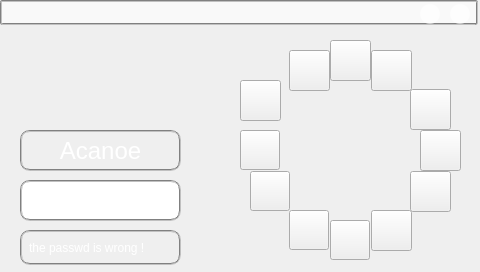
<?xml version="1.0" encoding="UTF-8"?>
<ui version="4.0">
 <class>MainWindow</class>
 <widget class="QMainWindow" name="MainWindow">
  <property name="geometry">
   <rect>
    <x>0</x>
    <y>0</y>
    <width>480</width>
    <height>272</height>
   </rect>
  </property>
  <property name="windowTitle">
   <string>MainWindow</string>
  </property>
  <widget class="QWidget" name="centralWidget">
   <widget class="QStackedWidget" name="stackedWidget">
    <property name="geometry">
     <rect>
      <x>0</x>
      <y>0</y>
      <width>479</width>
      <height>272</height>
     </rect>
    </property>
    <property name="styleSheet">
     <string notr="true"/>
    </property>
    <property name="currentIndex">
     <number>2</number>
    </property>
    <widget class="QWidget" name="welcome">
     <property name="styleSheet">
      <string notr="true">background-image: url(:/home/image/ubuntu_wellcome.png);</string>
     </property>
    </widget>
    <widget class="QWidget" name="ready_to_send">
     <property name="styleSheet">
      <string notr="true">background-image: url(:/home/image/desk_top.png);</string>
     </property>
     <widget class="QLabel" name="label_2">
      <property name="geometry">
       <rect>
        <x>30</x>
        <y>30</y>
        <width>371</width>
        <height>51</height>
       </rect>
      </property>
      <property name="styleSheet">
       <string notr="true">background-image: url(:/home/image/no.png);
border:2px groove gray;border-radius:10px;padding:2px 4px;color: white;</string>
      </property>
      <property name="text">
       <string>蓝牙已打开，正在搜索蓝牙设备。。。。。。</string>
      </property>
     </widget>
     <widget class="QTableWidget" name="blue_list">
      <property name="geometry">
       <rect>
        <x>20</x>
        <y>90</y>
        <width>451</width>
        <height>111</height>
       </rect>
      </property>
      <property name="styleSheet">
       <string notr="true">background-image: url(:/home/image/no.png);</string>
      </property>
      <row>
       <property name="text">
        <string>1</string>
       </property>
      </row>
      <row>
       <property name="text">
        <string>2</string>
       </property>
      </row>
      <row>
       <property name="text">
        <string>3</string>
       </property>
      </row>
      <row>
       <property name="text">
        <string>4</string>
       </property>
      </row>
      <row>
       <property name="text">
        <string>5</string>
       </property>
      </row>
      <row>
       <property name="text">
        <string>6</string>
       </property>
      </row>
      <row>
       <property name="text">
        <string>7</string>
       </property>
      </row>
     </widget>
     <widget class="QPushButton" name="send_ok">
      <property name="geometry">
       <rect>
        <x>150</x>
        <y>220</y>
        <width>71</width>
        <height>21</height>
       </rect>
      </property>
      <property name="styleSheet">
       <string notr="true">background-image: url(:/home/image/no.png);
border:2px groove gray;border-radius:10px;padding:2px 4px;color: white;</string>
      </property>
      <property name="text">
       <string>发送</string>
      </property>
      <property name="flat">
       <bool>true</bool>
      </property>
     </widget>
     <widget class="QPushButton" name="send_cancel">
      <property name="geometry">
       <rect>
        <x>260</x>
        <y>220</y>
        <width>71</width>
        <height>21</height>
       </rect>
      </property>
      <property name="styleSheet">
       <string notr="true">background-image: url(:/home/image/no.png);
border:2px groove gray;border-radius:10px;padding:2px 4px;color: white;</string>
      </property>
      <property name="text">
       <string>取消</string>
      </property>
      <property name="flat">
       <bool>true</bool>
      </property>
     </widget>
    </widget>
    <widget class="QWidget" name="login">
     <property name="styleSheet">
      <string notr="true">background-image: url(:/home/image/ubuntu_login.png);</string>
     </property>
     <widget class="QPushButton" name="User">
      <property name="geometry">
       <rect>
        <x>20</x>
        <y>130</y>
        <width>161</width>
        <height>41</height>
       </rect>
      </property>
      <property name="font">
       <font>
        <pointsize>18</pointsize>
       </font>
      </property>
      <property name="styleSheet">
       <string notr="true">background-image: url(:/home/image/no.png);
border:2px groove gray;border-radius:10px;padding:2px 4px;color: white;</string>
      </property>
      <property name="text">
       <string>Acanoe</string>
      </property>
      <property name="flat">
       <bool>true</bool>
      </property>
     </widget>
     <widget class="QLineEdit" name="KeyEdit">
      <property name="geometry">
       <rect>
        <x>20</x>
        <y>180</y>
        <width>161</width>
        <height>41</height>
       </rect>
      </property>
      <property name="font">
       <font>
        <pointsize>12</pointsize>
       </font>
      </property>
      <property name="styleSheet">
       <string notr="true">background-image: url(:/home/image/empty.png);
border:2px groove gray;border-radius:10px;padding:2px 4px;color: white;</string>
      </property>
      <property name="text">
       <string/>
      </property>
      <property name="echoMode">
       <enum>QLineEdit::Password</enum>
      </property>
     </widget>
     <widget class="QPushButton" name="pushButton">
      <property name="geometry">
       <rect>
        <x>180</x>
        <y>180</y>
        <width>40</width>
        <height>40</height>
       </rect>
      </property>
      <property name="styleSheet">
       <string notr="true">background-image: url(:/home/image/login.png);</string>
      </property>
      <property name="text">
       <string/>
      </property>
      <property name="flat">
       <bool>true</bool>
      </property>
     </widget>
     <widget class="QWidget" name="widget_2" native="true">
      <property name="geometry">
       <rect>
        <x>230</x>
        <y>40</y>
        <width>231</width>
        <height>221</height>
       </rect>
      </property>
      <property name="styleSheet">
       <string notr="true">background-image: url(:/home/no.png);</string>
      </property>
      <widget class="QPushButton" name="pushButton_2">
       <property name="geometry">
        <rect>
         <x>141</x>
         <y>10</y>
         <width>41</width>
         <height>41</height>
        </rect>
       </property>
       <property name="font">
        <font>
         <pointsize>12</pointsize>
         <weight>75</weight>
         <bold>true</bold>
        </font>
       </property>
       <property name="styleSheet">
        <string notr="true">background-image: url(:/home/image/4.png);
hover{background-color:blue;}
pressed{background:qlineargradient(x1:0,y1:0.5,x2:1,y2:0.5,stop:0 blue,stop:0.5 cyan stop: 1 darkcyan)}</string>
       </property>
       <property name="text">
        <string/>
       </property>
      </widget>
      <widget class="QPushButton" name="pushButton_3">
       <property name="geometry">
        <rect>
         <x>180</x>
         <y>49</y>
         <width>41</width>
         <height>41</height>
        </rect>
       </property>
       <property name="font">
        <font>
         <pointsize>12</pointsize>
         <weight>75</weight>
         <bold>true</bold>
        </font>
       </property>
       <property name="styleSheet">
        <string notr="true">background-image: url(:/home/image/5.png);
hover{background-color:blue;}
pressed{background:qlineargradient(x1:0,y1:0.5,x2:1,y2:0.5,stop:0 blue,stop:0.5 cyan stop: 1 darkcyan)}</string>
       </property>
       <property name="text">
        <string/>
       </property>
      </widget>
      <widget class="QPushButton" name="pushButton_4">
       <property name="geometry">
        <rect>
         <x>59</x>
         <y>10</y>
         <width>41</width>
         <height>41</height>
        </rect>
       </property>
       <property name="font">
        <font>
         <pointsize>12</pointsize>
         <weight>75</weight>
         <bold>true</bold>
        </font>
       </property>
       <property name="styleSheet">
        <string notr="true">background-image: url(:/home/image/2.png);
hover{background-color:blue;}
pressed{background:qlineargradient(x1:0,y1:0.5,x2:1,y2:0.5,stop:0 blue,stop:0.5 cyan stop: 1 darkcyan)}</string>
       </property>
       <property name="text">
        <string/>
       </property>
      </widget>
      <widget class="QPushButton" name="pushButton_5">
       <property name="geometry">
        <rect>
         <x>100</x>
         <y>0</y>
         <width>41</width>
         <height>41</height>
        </rect>
       </property>
       <property name="font">
        <font>
         <pointsize>12</pointsize>
         <weight>75</weight>
         <bold>true</bold>
        </font>
       </property>
       <property name="styleSheet">
        <string notr="true">background-image: url(:/home/image/3.png);
hover{background-color:blue;}
pressed{background:qlineargradient(x1:0,y1:0.5,x2:1,y2:0.5,stop:0 blue,stop:0.5 cyan stop: 1 darkcyan)}</string>
       </property>
       <property name="text">
        <string/>
       </property>
      </widget>
      <widget class="QPushButton" name="pushButton_6">
       <property name="geometry">
        <rect>
         <x>190</x>
         <y>90</y>
         <width>41</width>
         <height>41</height>
        </rect>
       </property>
       <property name="font">
        <font>
         <pointsize>12</pointsize>
         <weight>75</weight>
         <bold>true</bold>
        </font>
       </property>
       <property name="styleSheet">
        <string notr="true">background-image: url(:/home/image/6.png);
hover{background-color:blue;}
pressed{background:qlineargradient(x1:0,y1:0.5,x2:1,y2:0.5,stop:0 blue,stop:0.5 cyan stop: 1 darkcyan)}</string>
       </property>
       <property name="text">
        <string/>
       </property>
      </widget>
      <widget class="QPushButton" name="pushButton_7">
       <property name="geometry">
        <rect>
         <x>180</x>
         <y>131</y>
         <width>41</width>
         <height>41</height>
        </rect>
       </property>
       <property name="font">
        <font>
         <pointsize>12</pointsize>
         <weight>75</weight>
         <bold>true</bold>
        </font>
       </property>
       <property name="styleSheet">
        <string notr="true">background-image: url(:/home/image/7.png);
hover{background-color:blue;}
pressed{background:qlineargradient(x1:0,y1:0.5,x2:1,y2:0.5,stop:0 blue,stop:0.5 cyan stop: 1 darkcyan)}</string>
       </property>
       <property name="text">
        <string/>
       </property>
      </widget>
      <widget class="QPushButton" name="pushButton_8">
       <property name="geometry">
        <rect>
         <x>10</x>
         <y>40</y>
         <width>41</width>
         <height>41</height>
        </rect>
       </property>
       <property name="font">
        <font>
         <pointsize>12</pointsize>
         <weight>75</weight>
         <bold>true</bold>
        </font>
       </property>
       <property name="styleSheet">
        <string notr="true">background-image: url(:/home/image/1.png);
hover{background-color:blue;}
pressed{background:qlineargradient(x1:0,y1:0.5,x2:1,y2:0.5,stop:0 blue,stop:0.5 cyan stop: 1 darkcyan)}
</string>
       </property>
       <property name="text">
        <string/>
       </property>
      </widget>
      <widget class="QPushButton" name="pushButton_9">
       <property name="geometry">
        <rect>
         <x>100</x>
         <y>180</y>
         <width>40</width>
         <height>40</height>
        </rect>
       </property>
       <property name="font">
        <font>
         <pointsize>12</pointsize>
         <weight>75</weight>
         <bold>true</bold>
        </font>
       </property>
       <property name="styleSheet">
        <string notr="true">background-image: url(:/home/image/9.png);
hover{background-color:blue;}
pressed{background:qlineargradient(x1:0,y1:0.5,x2:1,y2:0.5,stop:0 blue,stop:0.5 cyan stop: 1 darkcyan)}</string>
       </property>
       <property name="text">
        <string/>
       </property>
      </widget>
      <widget class="QPushButton" name="pushButton_10">
       <property name="geometry">
        <rect>
         <x>59</x>
         <y>170</y>
         <width>40</width>
         <height>40</height>
        </rect>
       </property>
       <property name="font">
        <font>
         <pointsize>12</pointsize>
         <weight>75</weight>
         <bold>true</bold>
        </font>
       </property>
       <property name="styleSheet">
        <string notr="true">background-image: url(:/home/image/0.png);
hover{background-color:blue;}
pressed{background:qlineargradient(x1:0,y1:0.5,x2:1,y2:0.5,stop:0 blue,stop:0.5 cyan stop: 1 darkcyan)}</string>
       </property>
       <property name="text">
        <string/>
       </property>
      </widget>
      <widget class="QPushButton" name="pushButton_11">
       <property name="geometry">
        <rect>
         <x>141</x>
         <y>170</y>
         <width>41</width>
         <height>41</height>
        </rect>
       </property>
       <property name="font">
        <font>
         <pointsize>12</pointsize>
         <weight>75</weight>
         <bold>true</bold>
        </font>
       </property>
       <property name="styleSheet">
        <string notr="true">background-image: url(:/home/image/8.png);
hover{background-color:blue;}
pressed{background:qlineargradient(x1:0,y1:0.5,x2:1,y2:0.5,stop:0 blue,stop:0.5 cyan stop: 1 darkcyan)}</string>
       </property>
       <property name="text">
        <string/>
       </property>
      </widget>
      <widget class="QPushButton" name="pushButton_12">
       <property name="geometry">
        <rect>
         <x>10</x>
         <y>90</y>
         <width>40</width>
         <height>40</height>
        </rect>
       </property>
       <property name="font">
        <font>
         <pointsize>12</pointsize>
         <weight>75</weight>
         <bold>true</bold>
        </font>
       </property>
       <property name="styleSheet">
        <string notr="true">background-image: url(:/home/image/0.png);
hover{background-color:blue;}
pressed{background:qlineargradient(x1:0,y1:0.5,x2:1,y2:0.5,stop:0 blue,stop:0.5 cyan stop: 1 darkcyan)}
</string>
       </property>
       <property name="text">
        <string/>
       </property>
      </widget>
      <widget class="QPushButton" name="pushButton_13">
       <property name="geometry">
        <rect>
         <x>20</x>
         <y>131</y>
         <width>40</width>
         <height>40</height>
        </rect>
       </property>
       <property name="font">
        <font>
         <pointsize>12</pointsize>
         <weight>75</weight>
         <bold>true</bold>
        </font>
       </property>
       <property name="styleSheet">
        <string notr="true">background-image: url(:/home/image/0.png);
hover{background-color:blue;}
pressed{background:qlineargradient(x1:0,y1:0.5,x2:1,y2:0.5,stop:0 blue,stop:0.5 cyan stop: 1 darkcyan)}</string>
       </property>
       <property name="text">
        <string/>
       </property>
      </widget>
     </widget>
     <widget class="QLabel" name="label">
      <property name="geometry">
       <rect>
        <x>20</x>
        <y>230</y>
        <width>161</width>
        <height>35</height>
       </rect>
      </property>
      <property name="styleSheet">
       <string notr="true">background-image: url(:/home/image/no.png);
border:2px groove gray;border-radius:10px;padding:2px 4px;color: white;</string>
      </property>
      <property name="text">
       <string>the passwd is wrong !</string>
      </property>
     </widget>
    </widget>
    <widget class="QWidget" name="desktop">
     <property name="styleSheet">
      <string notr="true">background-image: url(:/home/image/desk_top.png);</string>
     </property>
     <widget class="QWidget" name="widget" native="true">
      <property name="geometry">
       <rect>
        <x>0</x>
        <y>15</y>
        <width>41</width>
        <height>251</height>
       </rect>
      </property>
      <widget class="QPushButton" name="web">
       <property name="geometry">
        <rect>
         <x>0</x>
         <y>170</y>
         <width>40</width>
         <height>40</height>
        </rect>
       </property>
       <property name="styleSheet">
        <string notr="true">background-image: url(:/home/image/web.png);</string>
       </property>
       <property name="text">
        <string/>
       </property>
      </widget>
      <widget class="QPushButton" name="game">
       <property name="geometry">
        <rect>
         <x>0</x>
         <y>210</y>
         <width>40</width>
         <height>40</height>
        </rect>
       </property>
       <property name="styleSheet">
        <string notr="true">background-image: url(:/home/image/exit.png);</string>
       </property>
       <property name="text">
        <string/>
       </property>
      </widget>
      <widget class="QPushButton" name="wifi">
       <property name="geometry">
        <rect>
         <x>0</x>
         <y>90</y>
         <width>40</width>
         <height>40</height>
        </rect>
       </property>
       <property name="styleSheet">
        <string notr="true">background-image: url(:/home/image/wifi.png);</string>
       </property>
       <property name="text">
        <string/>
       </property>
      </widget>
      <widget class="QPushButton" name="video">
       <property name="geometry">
        <rect>
         <x>0</x>
         <y>50</y>
         <width>40</width>
         <height>40</height>
        </rect>
       </property>
       <property name="styleSheet">
        <string notr="true">background-image: url(:/home/image/video.png);</string>
       </property>
       <property name="text">
        <string/>
       </property>
      </widget>
      <widget class="QPushButton" name="up">
       <property name="geometry">
        <rect>
         <x>0</x>
         <y>130</y>
         <width>40</width>
         <height>40</height>
        </rect>
       </property>
       <property name="styleSheet">
        <string notr="true">background-image: url(:/home/image/up.png);</string>
       </property>
       <property name="text">
        <string/>
       </property>
      </widget>
      <widget class="QPushButton" name="blue">
       <property name="geometry">
        <rect>
         <x>0</x>
         <y>10</y>
         <width>40</width>
         <height>40</height>
        </rect>
       </property>
       <property name="styleSheet">
        <string notr="true">background-image: url(:/home/image/blue.png);</string>
       </property>
       <property name="text">
        <string/>
       </property>
      </widget>
     </widget>
    </widget>
    <widget class="QWidget" name="blue_page">
     <property name="styleSheet">
      <string notr="true">background-image: url(:/home/image/desk_top.png);</string>
     </property>
     <widget class="QPushButton" name="b_return">
      <property name="geometry">
       <rect>
        <x>420</x>
        <y>210</y>
        <width>40</width>
        <height>40</height>
       </rect>
      </property>
      <property name="styleSheet">
       <string notr="true">background-image: url(:/home/image/return.png);</string>
      </property>
      <property name="text">
       <string/>
      </property>
      <property name="flat">
       <bool>true</bool>
      </property>
     </widget>
     <widget class="QPushButton" name="open_blue">
      <property name="geometry">
       <rect>
        <x>40</x>
        <y>60</y>
        <width>40</width>
        <height>37</height>
       </rect>
      </property>
      <property name="styleSheet">
       <string notr="true">background-image: url(:/home/image/blue.png);
border:red;border-radius:10px;padding:2px 4px;color: white;</string>
      </property>
      <property name="text">
       <string/>
      </property>
     </widget>
     <widget class="QLabel" name="open_blue_label">
      <property name="geometry">
       <rect>
        <x>30</x>
        <y>110</y>
        <width>71</width>
        <height>21</height>
       </rect>
      </property>
      <property name="styleSheet">
       <string notr="true">padding:2px 4px;color: white;</string>
      </property>
      <property name="text">
       <string>打开蓝牙</string>
      </property>
     </widget>
     <widget class="QPushButton" name="sreach_blue">
      <property name="geometry">
       <rect>
        <x>140</x>
        <y>60</y>
        <width>40</width>
        <height>40</height>
       </rect>
      </property>
      <property name="styleSheet">
       <string notr="true">background-image: url(:/home/image/sreach_blue.png);
border:red;border-radius:10px;padding:2px 4px;color: white;</string>
      </property>
      <property name="text">
       <string/>
      </property>
     </widget>
     <widget class="QPushButton" name="recv_file">
      <property name="geometry">
       <rect>
        <x>380</x>
        <y>60</y>
        <width>40</width>
        <height>40</height>
       </rect>
      </property>
      <property name="styleSheet">
       <string notr="true">background-image: url(:/home/image/recv_file.png);
border:red;border-radius:10px;padding:2px 4px;color: white;</string>
      </property>
      <property name="text">
       <string/>
      </property>
     </widget>
     <widget class="QPushButton" name="send_file">
      <property name="geometry">
       <rect>
        <x>290</x>
        <y>60</y>
        <width>40</width>
        <height>40</height>
       </rect>
      </property>
      <property name="styleSheet">
       <string notr="true">background-image: url(:/home/image/send_file.png);
border:red;border-radius:10px;padding:2px 4px;color: white;</string>
      </property>
      <property name="text">
       <string/>
      </property>
     </widget>
     <widget class="QLabel" name="label_4">
      <property name="geometry">
       <rect>
        <x>140</x>
        <y>110</y>
        <width>71</width>
        <height>21</height>
       </rect>
      </property>
      <property name="styleSheet">
       <string notr="true">padding:2px 4px;color: white;
background-color: rgba(255, 255, 255, 0%);</string>
      </property>
      <property name="text">
       <string>搜索蓝牙</string>
      </property>
     </widget>
     <widget class="QLabel" name="label_5">
      <property name="geometry">
       <rect>
        <x>280</x>
        <y>110</y>
        <width>71</width>
        <height>21</height>
       </rect>
      </property>
      <property name="styleSheet">
       <string notr="true">padding:2px 4px;color: white;
background-color: rgba(255, 255, 255, 100%);</string>
      </property>
      <property name="text">
       <string>发送文件</string>
      </property>
     </widget>
     <widget class="QLabel" name="label_6">
      <property name="geometry">
       <rect>
        <x>370</x>
        <y>110</y>
        <width>71</width>
        <height>21</height>
       </rect>
      </property>
      <property name="styleSheet">
       <string notr="true">
background-color: rgba(255, 255, 255, 0%);
padding:2px 4px;color: white;</string>
      </property>
      <property name="text">
       <string>接收文件</string>
      </property>
     </widget>
     <widget class="QLabel" name="close_blue_label">
      <property name="geometry">
       <rect>
        <x>30</x>
        <y>110</y>
        <width>71</width>
        <height>21</height>
       </rect>
      </property>
      <property name="styleSheet">
       <string notr="true">padding:2px 4px;color: white;</string>
      </property>
      <property name="text">
       <string>关闭蓝牙</string>
      </property>
     </widget>
    </widget>
    <widget class="QWidget" name="sreach_blue_page">
     <widget class="QPushButton" name="sreach_blude_return">
      <property name="geometry">
       <rect>
        <x>410</x>
        <y>200</y>
        <width>40</width>
        <height>40</height>
       </rect>
      </property>
      <property name="styleSheet">
       <string notr="true">background-image: url(:/home/image/return.png);</string>
      </property>
      <property name="text">
       <string/>
      </property>
      <property name="flat">
       <bool>true</bool>
      </property>
     </widget>
    </widget>
    <widget class="QWidget" name="video_page">
     <property name="styleSheet">
      <string notr="true">background-image: url(:/home/image/desk_top.png);</string>
     </property>
     <widget class="QPushButton" name="v_return">
      <property name="geometry">
       <rect>
        <x>420</x>
        <y>210</y>
        <width>40</width>
        <height>40</height>
       </rect>
      </property>
      <property name="styleSheet">
       <string notr="true">background-image: url(:/home/image/return.png);</string>
      </property>
      <property name="text">
       <string/>
      </property>
      <property name="flat">
       <bool>true</bool>
      </property>
     </widget>
     <widget class="QPushButton" name="video_list">
      <property name="geometry">
       <rect>
        <x>50</x>
        <y>150</y>
        <width>40</width>
        <height>40</height>
       </rect>
      </property>
      <property name="styleSheet">
       <string notr="true">background-image: url(:/home/image/video_list.png);</string>
      </property>
      <property name="text">
       <string/>
      </property>
      <property name="flat">
       <bool>true</bool>
      </property>
     </widget>
     <widget class="QPushButton" name="v_return_3">
      <property name="geometry">
       <rect>
        <x>140</x>
        <y>150</y>
        <width>40</width>
        <height>40</height>
       </rect>
      </property>
      <property name="styleSheet">
       <string notr="true">background-image: url(:/home/image/return.png);</string>
      </property>
      <property name="text">
       <string/>
      </property>
      <property name="flat">
       <bool>true</bool>
      </property>
     </widget>
     <widget class="QPushButton" name="open_video">
      <property name="geometry">
       <rect>
        <x>50</x>
        <y>60</y>
        <width>40</width>
        <height>40</height>
       </rect>
      </property>
      <property name="styleSheet">
       <string notr="true">background-image: url(:/home/image/open_video.png);</string>
      </property>
      <property name="text">
       <string/>
      </property>
      <property name="flat">
       <bool>true</bool>
      </property>
     </widget>
     <widget class="QPushButton" name="camera">
      <property name="geometry">
       <rect>
        <x>140</x>
        <y>60</y>
        <width>40</width>
        <height>40</height>
       </rect>
      </property>
      <property name="styleSheet">
       <string notr="true">background-image: url(:/home/image/return.png);</string>
      </property>
      <property name="text">
       <string/>
      </property>
      <property name="flat">
       <bool>true</bool>
      </property>
     </widget>
    </widget>
    <widget class="QWidget" name="wifi_page">
     <property name="styleSheet">
      <string notr="true">background-image: url(:/home/image/desk_top.png);</string>
     </property>
     <widget class="QPushButton" name="w_return">
      <property name="geometry">
       <rect>
        <x>420</x>
        <y>210</y>
        <width>40</width>
        <height>40</height>
       </rect>
      </property>
      <property name="styleSheet">
       <string notr="true">background-image: url(:/home/image/return.png);</string>
      </property>
      <property name="text">
       <string/>
      </property>
      <property name="flat">
       <bool>true</bool>
      </property>
     </widget>
     <widget class="QPushButton" name="open_wifi">
      <property name="geometry">
       <rect>
        <x>50</x>
        <y>60</y>
        <width>40</width>
        <height>40</height>
       </rect>
      </property>
      <property name="styleSheet">
       <string notr="true">background-image: url(:/home/image/open_wifi.png);</string>
      </property>
      <property name="text">
       <string/>
      </property>
      <property name="flat">
       <bool>true</bool>
      </property>
     </widget>
     <widget class="QPushButton" name="sreach_wifi">
      <property name="geometry">
       <rect>
        <x>150</x>
        <y>60</y>
        <width>40</width>
        <height>40</height>
       </rect>
      </property>
      <property name="styleSheet">
       <string notr="true">background-image: url(:/home/image/sreach_wifi.png);</string>
      </property>
      <property name="text">
       <string/>
      </property>
      <property name="flat">
       <bool>true</bool>
      </property>
     </widget>
     <widget class="QPushButton" name="w_return_4">
      <property name="geometry">
       <rect>
        <x>50</x>
        <y>140</y>
        <width>40</width>
        <height>40</height>
       </rect>
      </property>
      <property name="styleSheet">
       <string notr="true">background-image: url(:/home/image/return.png);</string>
      </property>
      <property name="text">
       <string/>
      </property>
      <property name="flat">
       <bool>true</bool>
      </property>
     </widget>
     <widget class="QPushButton" name="w_return_5">
      <property name="geometry">
       <rect>
        <x>150</x>
        <y>140</y>
        <width>40</width>
        <height>40</height>
       </rect>
      </property>
      <property name="styleSheet">
       <string notr="true">background-image: url(:/home/image/return.png);</string>
      </property>
      <property name="text">
       <string/>
      </property>
      <property name="flat">
       <bool>true</bool>
      </property>
     </widget>
     <widget class="QLabel" name="close_blue_label_2">
      <property name="geometry">
       <rect>
        <x>40</x>
        <y>110</y>
        <width>71</width>
        <height>21</height>
       </rect>
      </property>
      <property name="styleSheet">
       <string notr="true">padding:2px 4px;color: white;</string>
      </property>
      <property name="text">
       <string>打开wifi</string>
      </property>
     </widget>
     <widget class="QLabel" name="close_blue_label_3">
      <property name="geometry">
       <rect>
        <x>130</x>
        <y>110</y>
        <width>71</width>
        <height>21</height>
       </rect>
      </property>
      <property name="styleSheet">
       <string notr="true">padding:2px 4px;color: white;</string>
      </property>
      <property name="text">
       <string>搜索wifi</string>
      </property>
     </widget>
     <widget class="QLabel" name="close_blue_label_4">
      <property name="geometry">
       <rect>
        <x>40</x>
        <y>190</y>
        <width>71</width>
        <height>21</height>
       </rect>
      </property>
      <property name="styleSheet">
       <string notr="true">padding:2px 4px;color: white;</string>
      </property>
      <property name="text">
       <string>关闭蓝牙</string>
      </property>
     </widget>
     <widget class="QLabel" name="close_blue_label_5">
      <property name="geometry">
       <rect>
        <x>140</x>
        <y>190</y>
        <width>71</width>
        <height>21</height>
       </rect>
      </property>
      <property name="styleSheet">
       <string notr="true">padding:2px 4px;color: white;</string>
      </property>
      <property name="text">
       <string>关闭蓝牙</string>
      </property>
     </widget>
    </widget>
    <widget class="QWidget" name="up_page">
     <property name="styleSheet">
      <string notr="true">background-image: url(:/home/image/desk_top.png);</string>
     </property>
     <widget class="QPushButton" name="u_return">
      <property name="geometry">
       <rect>
        <x>420</x>
        <y>210</y>
        <width>40</width>
        <height>40</height>
       </rect>
      </property>
      <property name="styleSheet">
       <string notr="true">background-image: url(:/home/image/return.png);</string>
      </property>
      <property name="text">
       <string/>
      </property>
      <property name="flat">
       <bool>true</bool>
      </property>
     </widget>
    </widget>
    <widget class="QWidget" name="web_page">
     <property name="styleSheet">
      <string notr="true">background-image: url(:/home/image/desk_top.png);</string>
     </property>
     <widget class="QPushButton" name="we_return">
      <property name="geometry">
       <rect>
        <x>420</x>
        <y>210</y>
        <width>40</width>
        <height>40</height>
       </rect>
      </property>
      <property name="styleSheet">
       <string notr="true">background-image: url(:/home/image/return.png);</string>
      </property>
      <property name="text">
       <string/>
      </property>
      <property name="flat">
       <bool>true</bool>
      </property>
     </widget>
    </widget>
    <widget class="QWidget" name="game_page">
     <property name="styleSheet">
      <string notr="true">background-image: url(:/home/image/desk_top.png);</string>
     </property>
     <widget class="QPushButton" name="g_return">
      <property name="geometry">
       <rect>
        <x>420</x>
        <y>210</y>
        <width>40</width>
        <height>40</height>
       </rect>
      </property>
      <property name="styleSheet">
       <string notr="true">background-image: url(:/home/image/return.png);</string>
      </property>
      <property name="text">
       <string/>
      </property>
      <property name="flat">
       <bool>true</bool>
      </property>
     </widget>
    </widget>
    <widget class="QWidget" name="wifi_list">
     <widget class="QPushButton" name="sreach_wifi_return">
      <property name="geometry">
       <rect>
        <x>420</x>
        <y>210</y>
        <width>40</width>
        <height>40</height>
       </rect>
      </property>
      <property name="styleSheet">
       <string notr="true">background-image: url(:/home/image/return.png);</string>
      </property>
      <property name="text">
       <string/>
      </property>
      <property name="flat">
       <bool>true</bool>
      </property>
     </widget>
    </widget>
   </widget>
   <widget class="QWidget" name="status_bar" native="true">
    <property name="geometry">
     <rect>
      <x>0</x>
      <y>0</y>
      <width>478</width>
      <height>25</height>
     </rect>
    </property>
    <property name="styleSheet">
     <string notr="true">border:2px groove gray;border-radius:2px;padding:2px 4px;color: white;
background-color:gray;
background-color: rgba(255, 255, 255, 60%);
</string>
    </property>
    <widget class="QLabel" name="flag_blue">
     <property name="geometry">
      <rect>
       <x>450</x>
       <y>4</y>
       <width>20</width>
       <height>20</height>
      </rect>
     </property>
     <property name="styleSheet">
      <string notr="true">background-image: url(:/home/image/flag_blue.png);
border:red;border-radius:10px;padding:2px 4px;color: white;
background-color:gray;
background-color: rgba(255, 255, 255, 60%);</string>
     </property>
     <property name="text">
      <string/>
     </property>
    </widget>
    <widget class="QLabel" name="flag_wifi">
     <property name="geometry">
      <rect>
       <x>420</x>
       <y>4</y>
       <width>20</width>
       <height>20</height>
      </rect>
     </property>
     <property name="styleSheet">
      <string notr="true">background-image: url(:/home/image/wifi_flag.png);
border:red;border-radius:10px;padding:2px 4px;color: white;
background-color:gray;
background-color: rgba(255, 255, 255, 60%);</string>
     </property>
     <property name="text">
      <string/>
     </property>
    </widget>
   </widget>
  </widget>
 </widget>
 <layoutdefault spacing="6" margin="11"/>
 <resources/>
 <connections/>
</ui>
